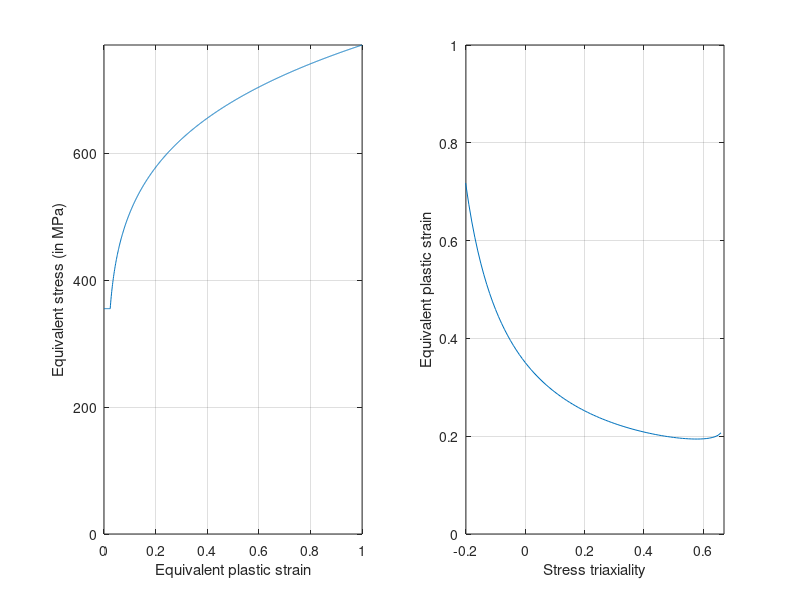

This chart was generated by the following MATLAB code:
clc
clear all
%close all

%%-----------------------------------------------------------------------%%
% Define material constants
%%-----------------------------------------------------------------------%%
rho    = 7.8e-9; %Density
E0     = 210000; %Young's modulus
nu     =    0.3; %Poisson's ratio
sigma0 =    355; %Yield stress
K      =    772; %hardening modulus
n      = 0.1733; %hardening exponent
epspl  =  0.024; %yield plateau strain


%%-----------------------------------------------------------------------%%
% Define element shape
%%-----------------------------------------------------------------------%%
leote = 3.75; %ratio between the in-plane size and the thickness of the shell


%%-----------------------------------------------------------------------%%
% Compute the stress-strain curve
%%-----------------------------------------------------------------------%%
pmax       =  1.0; %maximum plastic strain
npoints    = 1000; %number of points in the stress-strain curve
p          = (0:0.001:1)';
npoints    = npoints+1;
epsp0      = (sigma0/K)^(1/n)-epspl;
model(1,1) = sigma0;
for i=2:npoints
   if p(i) > epspl
      model(i,1) = K*(epsp0+p(i))^n;
   else
      model(i,1) = sigma0;
   end
end


%%-----------------------------------------------------------------------%%
% Compute failure model
%%-----------------------------------------------------------------------%%
%%%%%%%%%%%%%%%%%%%%%%%%%%%%%%%%%%%%%%%%%%%%%%%%%%%%%%%%%%%%%%%%%%%%%%%%%%%
% define stress triaxiality and Lode parameter
%%%%%%%%%%%%%%%%%%%%%%%%%%%%%%%%%%%%%%%%%%%%%%%%%%%%%%%%%%%%%%%%%%%%%%%%%%%
T = -0.33:0.01:0.66;
p =  0:0.001:1.0;
for i=1:length(T)
    % lode parameter
    if(T(i)<-0.333)
        L(i) = -3/(9*T(i)^2-1)*(1-sqrt(12*T(i)^2-27*T(i)^4));
    elseif(T(i)<0 && T(i)>=-0.333)
        L(i) =  sqrt(27*T(i)^2/(4-9*T(i)^2));
    elseif(T(i)<0.333 && T(i)>=0)
        L(i) =  -sqrt(27*T(i)^2/(4-9*T(i)^2));
    else
        L(i) = 3/(9*T(i)^2-1)*(1-sqrt(12*T(i)^2-27*T(i)^4));
    end    
end
en  = 2.0*n;
ef  = n+(en-n)/leote;
Wc  = K*(ef)^(n+1)/(n+1);
for i=1:length(T)    
   pf(i) = ((n+1)*Wc/(K*max(0,T(i)+(3-L(i))/(3*sqrt(3+L(i)^2)))))^(1/(n+1));
end
    

%%-----------------------------------------------------------------------%%
% Plot results
%%-----------------------------------------------------------------------%%
figure('Name',num2str(leote),'NumberTitle','off');
subplot(1,2,1)
plot(p,model)
axis([0 max(p) 0 max(model)])
xlabel('Equivalent plastic strain')
ylabel('Equivalent stress (in MPa)')
grid on
subplot(1,2,2)
plot(T,pf)
axis([-0.2 0.67 0 1.0])
xlabel('Stress triaxiality')
ylabel('Equivalent plastic strain')
grid on


%%-----------------------------------------------------------------------%%
% Export material card
%%-----------------------------------------------------------------------%%
fich=fopen(['mat_' num2str(leote) '.inp'],'w');
%fich=fopen(['steelMat.inp'],'w');
% Add material
fprintf(fich,'*Material, name=DOMEX_S355\n');
% Add Density
fprintf(fich,'*Density\n');
fprintf(fich,'%6d\n',rho);
% Add Elasticity
fprintf(fich,'*Elastic\n');
fprintf(fich,'%6d,%6d\n',E0,nu);
% Add plasticity
fprintf(fich,'*Plastic\n');
for i=1:length(p)
    fprintf(fich,'%6d,%6d\n',model(i),p(i));
end
% Add fracture model
fprintf(fich,'*Damage Initiation, criterion=DUCTILE\n');
fprintf(fich,'%6d,%6d\n',1000,-0.67);
for i=1:length(T)
    fprintf(fich,'%6d,%6d\n',pf(i),T(i));
end
fprintf(fich,'*Damage Evolution, type=DISPLACEMENT\n');
fprintf(fich,'%6d,\n',0.001);
% Close file
fclose(fich);
